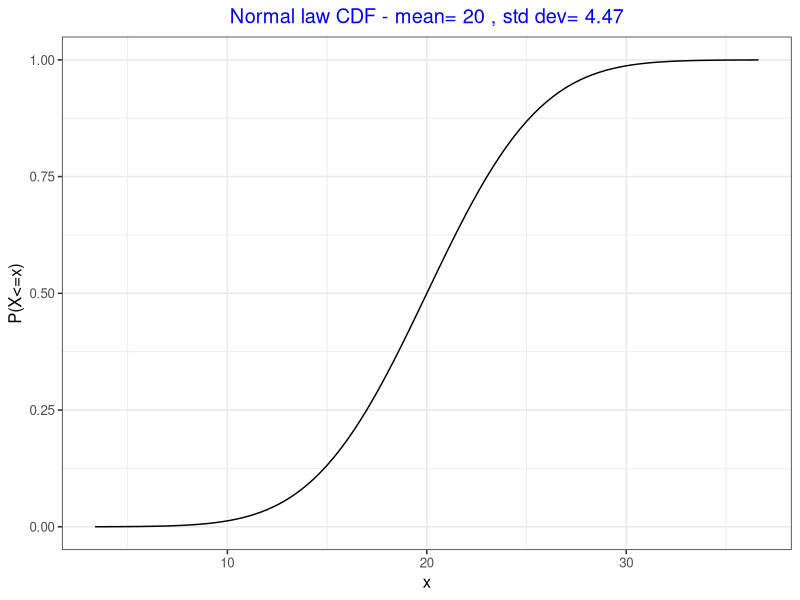
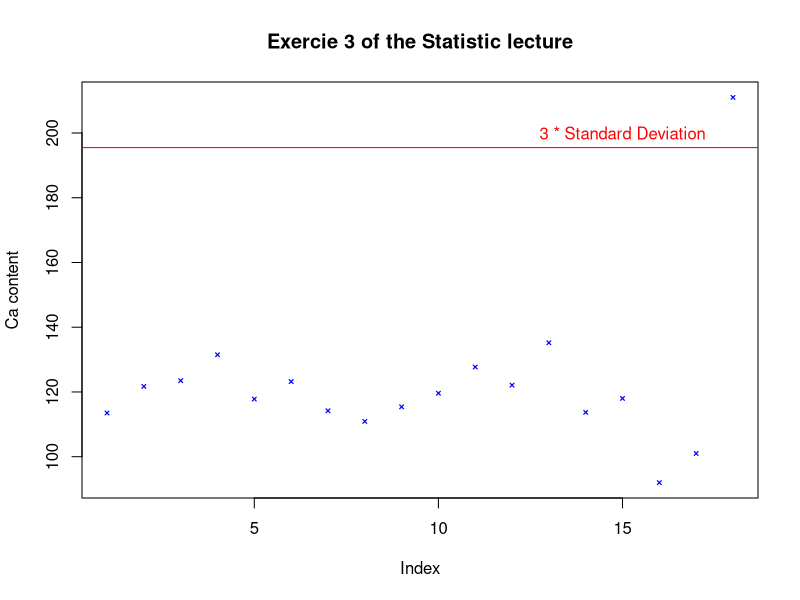
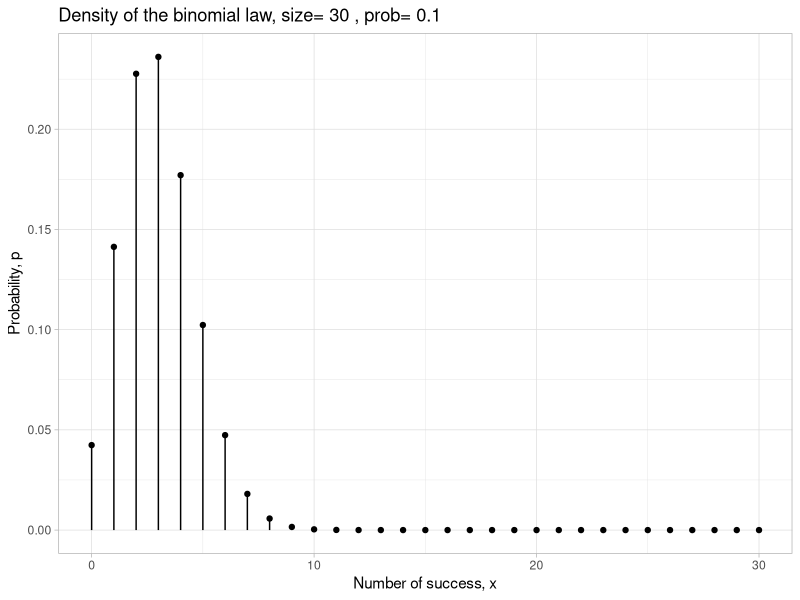
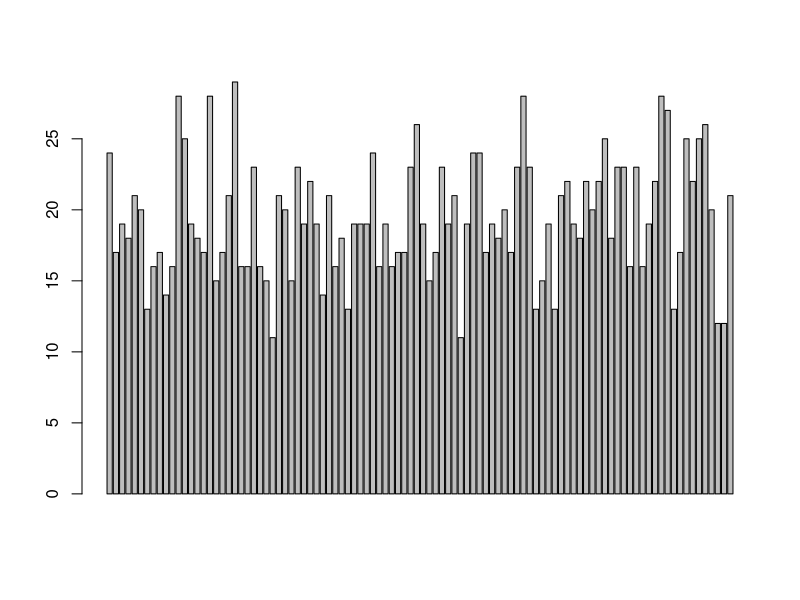
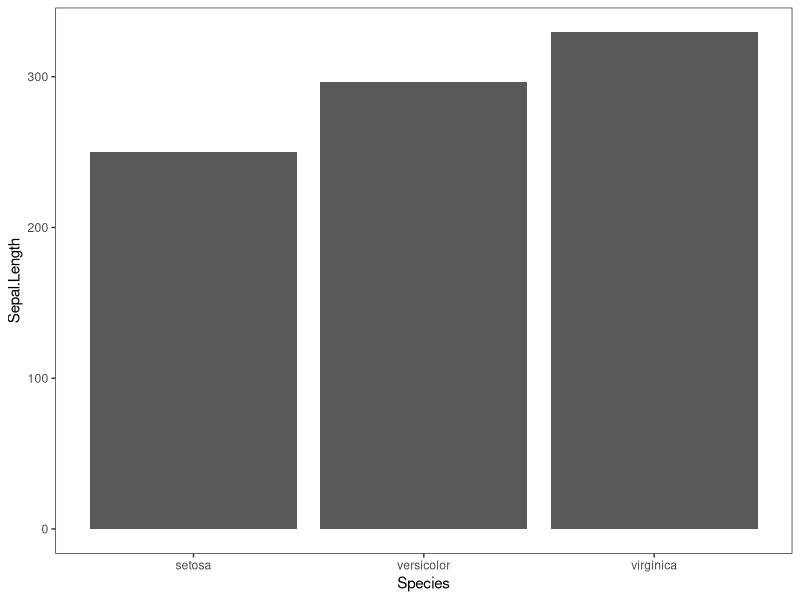
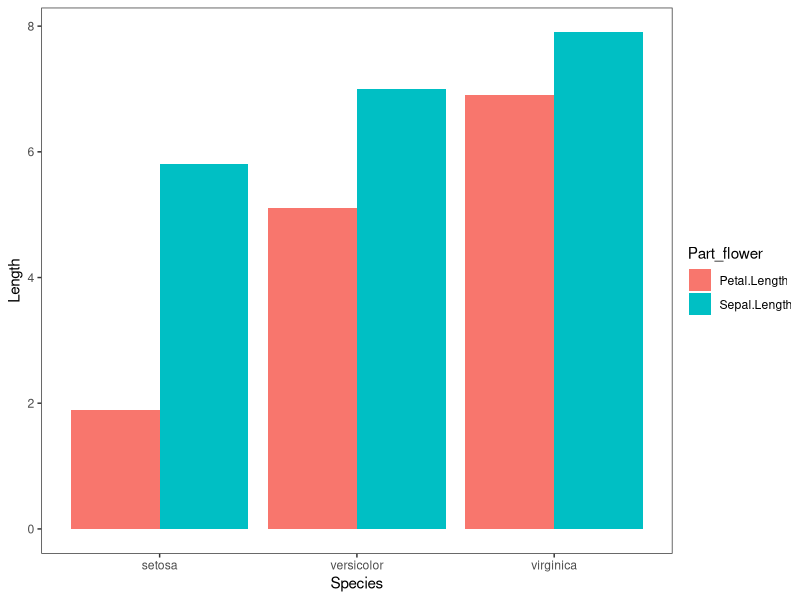
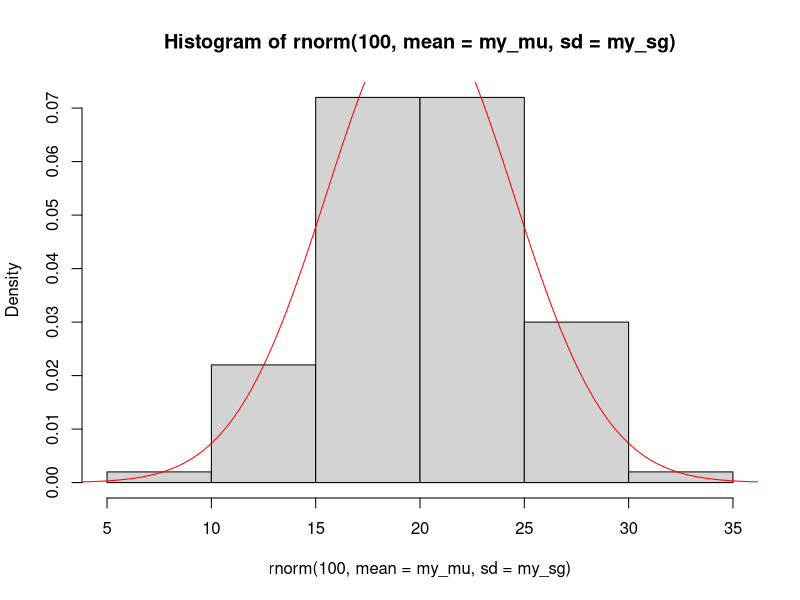
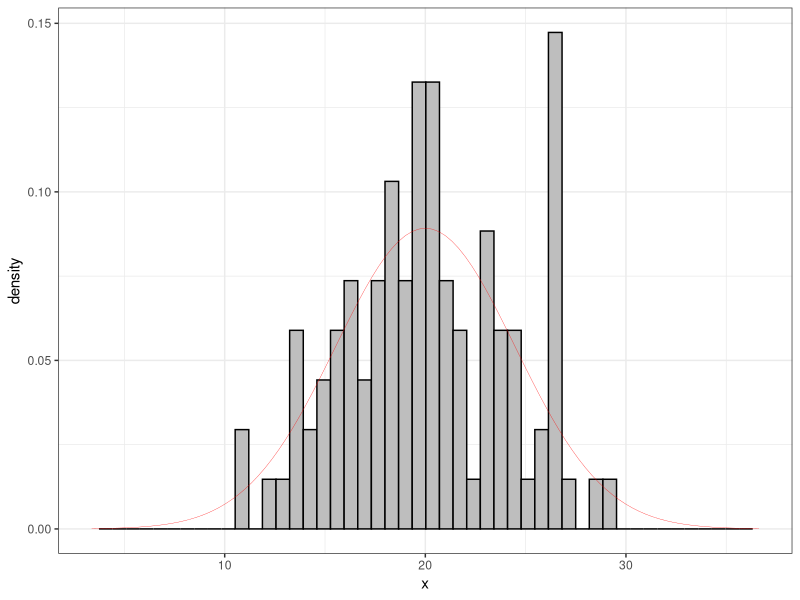

Here is the R script that generated these plots, in order:
## ---- chunk 1
knitr::opts_chunk$set(echo = TRUE)
## ---- chunk 2
x <- 20
l <- c(10, 44, 89)
s <- "I am a character"
bo <- TRUE # a booleen

paste("Variable x:",x)
class(x)
paste("Variable l:",l)
class(l)
paste("Variable s:", s)
class(s)
paste("Variable s:", bo)
class(bo)

## ---- chunk 3
li <- list(10, 44, 89)
li
class(li)
## ---- chunk 4
vector <- c(1, 5, NULL)
liste <- list(1, 5, "u", NULL)
vector
liste
## ---- chunk 5
# Utilisation of the Iris data set, directly included in R
class(iris)
head(iris)
head(iris$Sepal.Length)
## ---- chunk 6
which(iris$Species != "setosa")
## ---- chunk 7
table(iris$Species)
table(iris$Species != "setosa")
table(subset(iris, Species == "setosa")$Petal.Length > 1.4)
head(subset(iris, Species == "setosa", c(Sepal.Length, Petal.Length)))
## ---- chunk 8
library(tibble)
# creation of the dataset
# m1 a list with Null values
m1<-list(1.311,1.287,1.293,1.308,1.291,1.300,1.274,1.287)
m1 <- append(m1, vector("list",5)) # append 5 element NULL contain in a list
m2<-c(1.298,1.309,1.293,1.251,1.338,1.302,1.270,1.339,1.346,1.292,1.291,1.321,1.285)
Si<-tibble(method1=m1,method2=m2)
Si
## ---- chunk 9
# recover a list containing the values of method 1 padded with NULL values then converted to a vector, without NULL values
m1<-Si$method1 %>% unlist()
m1
class(m1)
## ---- chunk 10
library(dplyr, tidyr)
Si2<-tibble(method=c(rep("method1",8),rep("method2",13)),values=c(m1,m2))

# Let's simulate a randomized acquisition of the dataset
Si2<-Si2[sample(nrow(Si2)),] # Indexes are generated by random pick, the tibble is shuffled
head(Si2)
## ---- chunk 11
m1b<-Si2 %>% filter(method == "method1") %>% select(values) %>% unlist()
m1
m1b
## ---- chunk 12
summary(iris)
## ---- chunk 13
sum(iris$Sepal.Length) # Addition of all the observation in the variable
mean(iris$Sepal.Length) # Average
sd(iris$Sepal.Length) # Standard deviation
q <- quantile(iris$Sepal.Length) # Catch all the quantiles 
q
q[1]
length(iris$Sepal.Length) # Number of observation in the variable
## ---- chunk 14
y <- (1-0.95)/2
y
signif(qnorm(y),3)
signif(qnorm(1-y),3)
## ---- chunk 15
x <- iris$Sepal.Length
x_N<-length(x)
x_sd<-sd(x)
x_mu<-mean(x)
x_se<-x_sd/sqrt(x_N)
x_ICmin<-x_mu+x_se*qnorm(0.025)
x_ICmax<-x_mu+x_se*qnorm(0.975)
paste(signif(x_ICmin,3),"<",signif(x_mu,3),"<",signif(x_ICmax,3))
## ---- chunk 16
my_mu<-20 # mean value of the normal law
my_sg<-sqrt(20) # std dev of the normal law
dnorm(20,mean=my_mu,sd=my_sg) # point evaluation of the density at x=20 of a normal law centered at my_mu and width sigma=my_sg
pnorm(20,mean=my_mu,sd=my_sg) # point evaluation of the CDF at q=20 of this same normal distribution
qnorm(0.05,mean=my_mu,sd=my_sg) # quantile of this normal distribution considering a probability p=0.05
rnorm(10,mean=my_mu,sd=my_sg) # generate 10 random numbers following this normal distribution
alpha=0.0001 # kind of "type I risk", the part of the plot I want to hide on the left/right sides.
xmin=qnorm(alpha,mean=my_mu,sd=my_sg) # left value of the range to plot the distribution
xmax=qnorm(1-alpha,mean=my_mu,sd=my_sg) # right value of the range to plot the distribution
## ---- chunk 17
n<-30 # population
p<-0.1 # probability of success
dbinom(x=1,size=n,prob=p) # Probability that I win exactly 1 time in 30 plays
pbinom(q=2,size=n,prob=p) # CDF, probability to win 0,1 or 2 times in 30 plays
qbinom(p=0.5,size=n,prob=p) # Quantile of 0.5 from the binomial law
rbinom(n=10,size=n,prob=p) # Sample of size 10 from the binomial law
## ---- chunk 18
n<-30 # number of observation
m <- 20 #  Poisson law parameter
dpois(x=1, lambda =m ) #
ppois(q=2, lambda =m ) # 
qpois(p=0.5, lambda =m ) # 
rpois(n=n, lambda =m ) # 
## ---- chunk 19
library(ggplot2)
## ---- chunk 20
# A beautiful plot of this normal law CDF
ggplot()+ # start plot
  xlim(xmin,xmax)+ # define the range to plot
  stat_function(fun=pnorm,args=c(mean=my_mu,sd=my_sg))+ # define the normal law density
  xlab("x")+ # decoration of the x axis
  ylab("P(X<=x)")+ # decoration of the y axis
  labs(title=paste("Normal law CDF - mean=",my_mu,", std dev=",signif(my_sg,3)))+ # title of the plot
  theme_bw(base_size=12)+ # ...the final touch
  theme(plot.title = element_text(hjust = 0.5, color = "blue"))
## ---- chunk 21

Ca <- c(113.5,121.7,123.5,131.5,117.8,123.2,114.2,110.9,115.4,119.6,127.7,122.1,135.2,113.7,118, 92, 101, 211)

## ---- chunk 22
plot(Ca,  
  type = "p", # type de tracé: points ("p"), lignes ("l"), les deux ("b" ou "o"),
  col = "blue", # couleur, tapez `colours()` pour la liste complète
  pch = 4, # type de symboles, un chiffre entre 0 et 25, tapez `?points`
  cex = 0.5, # taille des symboles
  lty = 3, # type de lignes, un chiffre entre 1 et 6
  lwd = 1.2, # taille de lignes
  ylab = "Ca content", # titre pour l'axe des y
  main="Exercie 3 of the Statistic lecture")
abline(h=mean(Ca)+3*sd(Ca), col="red") # Add a line on the graphic
text(15,200, "3 * Standard Deviation", col="red") # Add a text on the graphic
## ---- chunk 23
# Example of data frame
df_binom<-data.frame(x=c(0:n),p=dbinom(x=c(0:n),size=n,prob=p))
# Genaration of a graph
ggplot(data=df_binom)+
  aes(x=x,y=p)+
  geom_point()+
  geom_segment(aes(x=x,y=0,xend=x,yend=p))+
  theme_light()+
  xlab("Number of success, x")+
  ylab("Probability, p")+
  labs(title=paste("Density of the binomial law, size=",n,", prob=",p))
## ---- chunk 24
barplot(rpois(100, lambda = m))

## ---- chunk 25
ggplot(iris, aes(x = Species, y = Sepal.Length))+
  geom_bar(stat = "identity")+
  theme_test()

## ---- chunk 26
library(tidyr)
reformat <- gather(iris, key = "Part_flower", value = "Length", Sepal.Length, Petal.Length)
head(reformat)

ggplot(reformat, aes(x = Species, y = Length, fill=Part_flower))+
  geom_bar(stat = "identity", position=position_dodge())+
  theme_test()
## ---- chunk 27
hist(rnorm(100,mean=my_mu,sd=my_sg), freq=F) 
curve(dnorm(x,mean=my_mu,sd=my_sg),from = xmin,to = xmax,ylab="densité",add=T,col="red")
## ---- chunk 28
data <- data.frame(x = rnorm(100,mean=my_mu,sd=my_sg))
ggplot(data, aes(x))+
  geom_histogram(aes (y=after_stat(density)), #after_stat(density) normalize to 1
                 fill = "grey",
                 color = "black",
                 bins = 50)+ # bins number of interval un the histogram
  stat_function(fun=dnorm,args=c(mean=my_mu,sd=my_sg),
                color ="red", 
                size = 0.1)+
  xlim(xmin,xmax)+
  theme_bw()

## ---- chunk 29
p <- ggplot(iris, aes(x=Species, y=Sepal.Length, fill=Species))+
  ylim(4,8)+
  ylab("Sepal Length")+ 
  geom_boxplot(alpha=0.7, #alpha for the transparence,
               outlier.colour="red",
               outlier.shape=8,outlier.size=4) +
  stat_summary(fun = mean, geom="point", shape=20, size=8, color="Yellow") +
  geom_point(position="jitter", color="blue", alpha=.5)+
  scale_fill_brewer(palette="Set2")+
  theme_classic()
p
## ---- chunk 30
ggplot(iris, aes(x=Sepal.Width, y=Sepal.Length, shape = Species, color=Species))+
  theme_bw()+
  geom_smooth(method="lm", formula= y~poly(x,3), se=TRUE, size = 0.5) +
  geom_point() +
  facet_wrap(iris$Species, nrow = 2)
## ---- chunk 31
ggplot(iris, aes(x=Sepal.Width, y=Sepal.Length, shape = Species, color = Species))+
  theme_bw()+
  geom_point() + 
  facet_grid(~Species)
